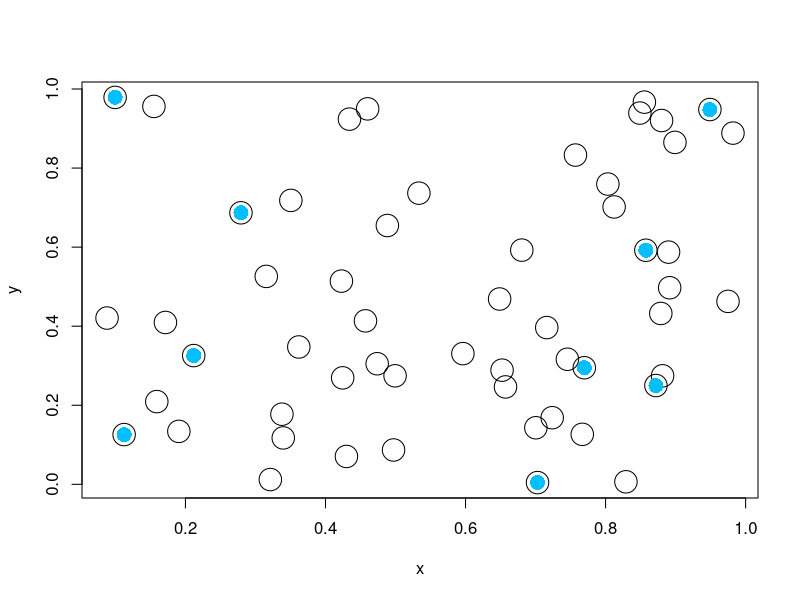

Here is the R script that generated this plot:
# Randomly simulates a determinantally-thinned Poisson point process. 
#
# A determinantally-thinned Poisson point process is essentially a discrete
# determinantal point process whose underlying state space is a single 
# realization of a Poisson point process defined on some bounded continuous space. 
#
# For more details, see the paper by Blaszczyszyn and Keeler[1].
#
# Author: H.P. Keeler, Inria/ENS, Paris, and University of Melbourne, Melbourne, 2018.
#
#References:
#[1] Blaszczyszyn and Keeler, Determinantal thinning of point processes with network learning applications, 2018.

rm(list=ls(all=TRUE)); #clear all variables
graphics.off(); #close all figures
cat("\014"); #clear screen

#START -- Parameters -- START
#Poisson point process parameters
lambda=50; #intensity (ie mean density) of the Poisson process

#choose kernel
choiceKernel=2;#1 for Gaussian (ie squared exponetial ); 2 for Cauchy
sigma=1;# parameter for Gaussian and Cauchy kernel
alpha=1;# parameter for Cauchy kernel

#Simulation window parameters
xMin=0;xMax=1;yMin=0;yMax=1;
xDelta=xMax-xMin;yDelta=yMax-yMin; #rectangle dimensions
areaTotal=xDelta*yDelta; #area of rectangle
#END -- Parameters -- END

#Simulate a Poisson point process on a rectangle
numbPoints=rpois(1,areaTotal*lambda);#Poisson number of points
xx=xDelta*runif(numbPoints)+xMin;#x coordinates of Poisson points
yy=xDelta*runif(numbPoints)+yMin;#y coordinates of Poisson points

# START -- CREATE L matrix -- START 
sizeL=numbPoints;
#Calculate Gaussian or kernel kernel based on grid x/y values
#all squared distances of x/y difference pairs
xxDiff=(outer(xx,rep(1,sizeL))-outer(rep(1,sizeL),xx));
yyDiff=(outer(yy,rep(1,sizeL))-outer(rep(1,sizeL),yy));
rrDiffSquared=(xxDiff^2+yyDiff^2);
if (choiceKernel==1){
  #Gaussian/squared exponential kernel
  L=lambda*exp(-(rrDiffSquared)/sigma^2);
} else{ 
  if (choiceKernel==2){
    #Cauchy kernel
    L=lambda/(1+rrDiffSquared/sigma^2)^(alpha+1/2);
  } else{
    stop('choiceKernel has to be equal to 1 or 2.');
  }
}
# END-- CREATE L matrix -- # END

# START Simulating/sampling DPP
#Eigen decomposition
tmp=eigen(L); eigenValuesL=tmp$values; eigenVectorsL=tmp$vectors

eigenValuesK <- eigenValuesL / (1+eigenValuesL); #eigenvalues of K
indexEigen <- which(runif(sizeL) <= eigenValuesK); #index of successful Bernoulli trials

#number of points in the DPP realization
numbPointsDPP<-length(indexEigen);
#retrieve eigenvectors corresponding to successful Bernoulli trials
spaceV <- eigenVectorsL[,indexEigen]; #subspace V
indexDPP <- rep(0,numbPointsDPP); #vector for final DPP configuration
numbPointsRemain=numbPointsDPP; #number of remaining points

if (numbPointsDPP>0){
  #Loop through for all points
  for (ii in 1:numbPointsDPP){
    #Compute probabilities for each point i
    Prob_i <- rowSums(spaceV^2); #sum across rows
    Prob_i <- Prob_i / sum(Prob_i); #normalize
    
    #Choose a new point using PMF Prob_i
    indexCurrent <- min(which(cumsum(Prob_i)>runif(1)));
    indexDPP[ii]<-indexCurrent;
    numbPointsRemain= numbPointsRemain-1; #update
    
    if (ii <numbPointsDPP){ 
      #Choose a vector to eliminate
      jj<-min(which(spaceV[indexCurrent,]!=0));    
      columnVj <- spaceV[,jj];
      spaceV <- spaceV[,-jj];
      
      spaceV=matrix(spaceV,sizeL,numbPointsRemain); #reshape matrix
      
      #Update matrix V
      spaceV <- spaceV - outer(columnVj,(spaceV[indexCurrent,]/columnVj[indexCurrent])); #remove Vj component from the space
      #subspaceV<-orth(subspaceV); # Orthogonalize V using SVD
      tempQR=qr(spaceV,k=ii);
      spaceV<-qr.Q(tempQR); #Orthonormalize using Householder method
    }
      
  }
}
indexDPP <- sort(indexDPP); #sort points
#END - Simulating/sampling DPP - END

#Plotting
#Plot Poisson point process
plot(xx,yy,xlab='x', ylab='y', col="black",pch=1,cex=3);
colorAll=colors(); #list all colors
colorRand=colorAll[sample(length(colorAll),1)] #randomly choose one color
#Plot determinantally-thinned Poisson point process
points(xx[indexDPP],yy[indexDPP],col=colorRand,pch=16,cex=2);
